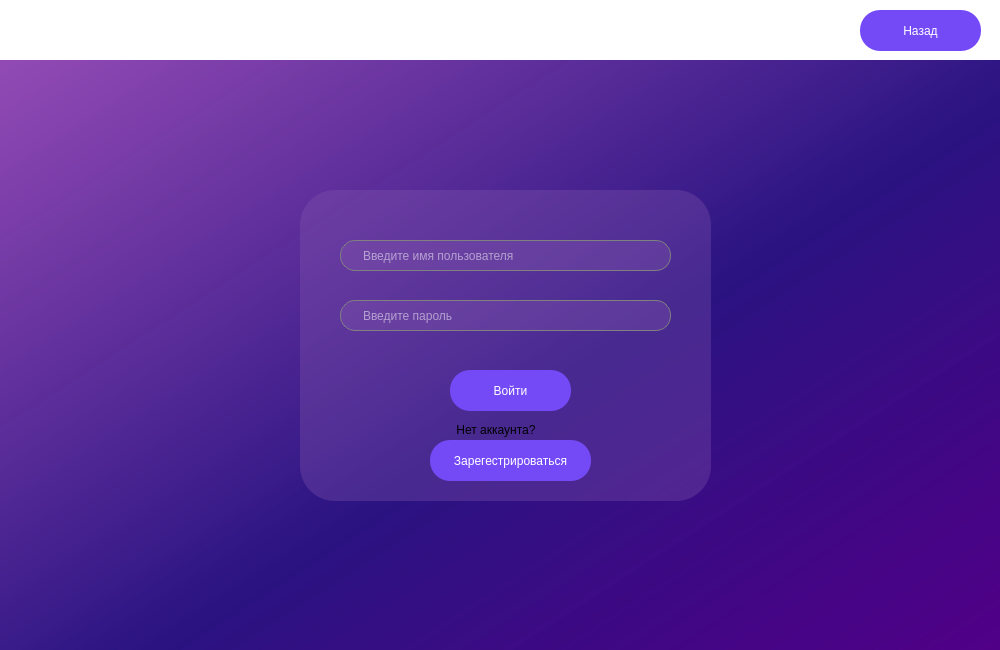
<?xml version="1.0" encoding="UTF-8"?>
<ui version="4.0">
 <class>AuthWindow</class>
 <widget class="QDialog" name="AuthWindow">
  <property name="enabled">
   <bool>true</bool>
  </property>
  <property name="geometry">
   <rect>
    <x>0</x>
    <y>0</y>
    <width>1000</width>
    <height>650</height>
   </rect>
  </property>
  <property name="minimumSize">
   <size>
    <width>1000</width>
    <height>650</height>
   </size>
  </property>
  <property name="maximumSize">
   <size>
    <width>1000</width>
    <height>650</height>
   </size>
  </property>
  <property name="windowTitle">
   <string>YourVoice</string>
  </property>
  <property name="styleSheet">
   <string notr="true">background-color: qlineargradient(spread:pad, x1:1, y1:1, x2:0, y2:0, stop:0 rgba(81, 0, 135, 255), stop:0.427447 rgba(41, 18, 129, 235), stop:1 rgba(155, 79, 185, 255));</string>
  </property>
  <layout class="QVBoxLayout" name="verticalLayout">
   <property name="spacing">
    <number>0</number>
   </property>
   <property name="leftMargin">
    <number>0</number>
   </property>
   <property name="topMargin">
    <number>0</number>
   </property>
   <property name="rightMargin">
    <number>0</number>
   </property>
   <property name="bottomMargin">
    <number>0</number>
   </property>
   <item>
    <widget class="QFrame" name="frame">
     <property name="minimumSize">
      <size>
       <width>0</width>
       <height>60</height>
      </size>
     </property>
     <property name="maximumSize">
      <size>
       <width>16777215</width>
       <height>60</height>
      </size>
     </property>
     <property name="styleSheet">
      <string notr="true">background-color: white;
border: none; </string>
     </property>
     <property name="frameShape">
      <enum>QFrame::StyledPanel</enum>
     </property>
     <property name="frameShadow">
      <enum>QFrame::Raised</enum>
     </property>
     <widget class="QPushButton" name="CancelBtn">
      <property name="geometry">
       <rect>
        <x>860</x>
        <y>10</y>
        <width>121</width>
        <height>41</height>
       </rect>
      </property>
      <property name="styleSheet">
       <string notr="true">QPushButton {
    border-radius:  20px;
    background-color:  rgb(116,74,246);
    color: white;
}

QPushButton:hover {
    background-color: rgb(192,74,246);
    border: 1px solid rgb(116,74,246);
}

QPushButton:pressed {
    background-color: rgb(227,94,61);
    border: none;
}</string>
      </property>
      <property name="text">
       <string>Назад</string>
      </property>
     </widget>
     <widget class="QLabel" name="Logo2">
      <property name="geometry">
       <rect>
        <x>0</x>
        <y>0</y>
        <width>61</width>
        <height>61</height>
       </rect>
      </property>
      <property name="text">
       <string/>
      </property>
      <property name="pixmap">
       <pixmap>img/logo.png</pixmap>
      </property>
      <property name="scaledContents">
       <bool>true</bool>
      </property>
     </widget>
    </widget>
   </item>
   <item>
    <widget class="QFrame" name="frame_2">
     <property name="styleSheet">
      <string notr="true">background-color: none;
border: none; </string>
     </property>
     <property name="frameShape">
      <enum>QFrame::StyledPanel</enum>
     </property>
     <property name="frameShadow">
      <enum>QFrame::Raised</enum>
     </property>
     <widget class="QGroupBox" name="groupBox">
      <property name="geometry">
       <rect>
        <x>300</x>
        <y>130</y>
        <width>411</width>
        <height>311</height>
       </rect>
      </property>
      <property name="styleSheet">
       <string notr="true">background-color: rgba(135, 89, 175, 80);
border: none;
border-radius: 35px;</string>
      </property>
      <property name="title">
       <string/>
      </property>
      <widget class="QPushButton" name="LogInBtn2">
       <property name="geometry">
        <rect>
         <x>150</x>
         <y>180</y>
         <width>121</width>
         <height>41</height>
        </rect>
       </property>
       <property name="styleSheet">
        <string notr="true">QPushButton {
    border-radius:  20px;
    background-color:  rgb(116,74,246);
    color: white;
}

QPushButton:hover {
    background-color: rgb(192,74,246);
    border: 1px solid rgb(116,74,246);
}

QPushButton:pressed {
    background-color: rgb(227,94,61);
    border: none;
}</string>
       </property>
       <property name="text">
        <string>Войти</string>
       </property>
      </widget>
      <widget class="QLineEdit" name="NameLine">
       <property name="geometry">
        <rect>
         <x>40</x>
         <y>50</y>
         <width>331</width>
         <height>31</height>
        </rect>
       </property>
       <property name="whatsThis">
        <string/>
       </property>
       <property name="accessibleName">
        <string>п</string>
       </property>
       <property name="styleSheet">
        <string notr="true">QLineEdit {	
	border-radius: 15px;
	border: 1px solid grey;
	color: white;
	padding-right: 20px;
	padding-left: 20px;
}</string>
       </property>
       <property name="placeholderText">
        <string>Введите имя пользователя</string>
       </property>
      </widget>
      <widget class="QLineEdit" name="PassLine">
       <property name="geometry">
        <rect>
         <x>40</x>
         <y>110</y>
         <width>331</width>
         <height>31</height>
        </rect>
       </property>
       <property name="styleSheet">
        <string notr="true">QLineEdit {	
	border-radius: 15px;
	border: 1px solid grey;
	color: white;
	padding-right: 20px;
	padding-left: 20px;
}</string>
       </property>
       <property name="echoMode">
        <enum>QLineEdit::Password</enum>
       </property>
       <property name="placeholderText">
        <string>Введите пароль</string>
       </property>
      </widget>
      <widget class="QLabel" name="label">
       <property name="geometry">
        <rect>
         <x>0</x>
         <y>230</y>
         <width>411</width>
         <height>20</height>
        </rect>
       </property>
       <property name="styleSheet">
        <string notr="true">background-color: none;</string>
       </property>
       <property name="text">
        <string>                                               Нет аккаунта?</string>
       </property>
      </widget>
      <widget class="QPushButton" name="RegBtn">
       <property name="geometry">
        <rect>
         <x>130</x>
         <y>250</y>
         <width>161</width>
         <height>41</height>
        </rect>
       </property>
       <property name="styleSheet">
        <string notr="true">QPushButton {
    border-radius:  20px;
    background-color:  rgb(116,74,246);
    color: white;
}

QPushButton:hover {
    background-color: rgb(192,74,246);
    border: 1px solid rgb(116,74,246);
}

QPushButton:pressed {
    background-color: rgb(227,94,61);
    border: none;
}</string>
       </property>
       <property name="text">
        <string>Зарегестрироваться</string>
       </property>
      </widget>
     </widget>
    </widget>
   </item>
  </layout>
 </widget>
 <resources/>
 <connections/>
</ui>
